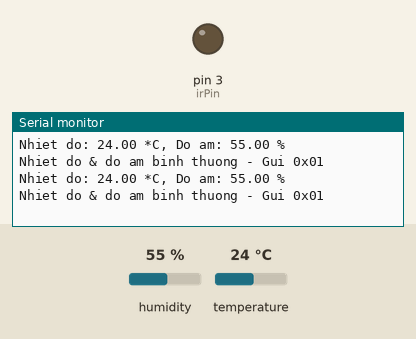
A sketch run on a simulated Arduino Uno, built with avr-gcc and run on an emulated ATmega328P. On the bench: output pins drawn as LEDs (lit = HIGH), the last lines printed to the serial monitor. Inputs (shaded band) come from the test bench; at power-on: humidity 55 %, temperature 24 °C.

Above: at 2.9 s.
3.0 s: humidity set to 79 %
At 5.4 s:
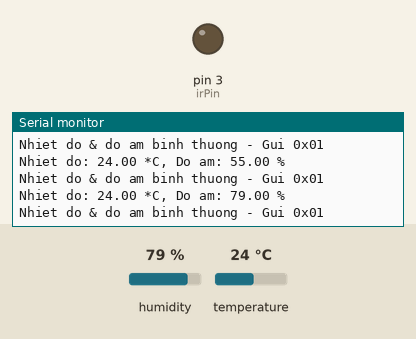
5.8 s: humidity set to 82 %
At 7.1 s:
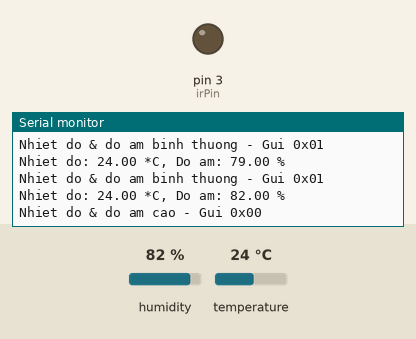
Timing chart, 0 to 8.8 s (numbered marks = the images above; inputs shaded):
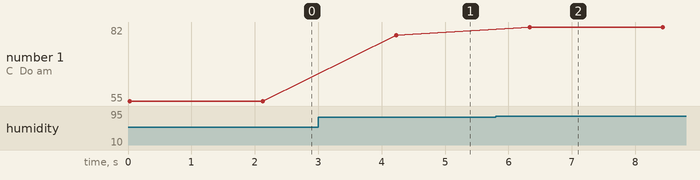

The sketch:

nhietdo_doam_gui.ino
```cpp
#include <IRremote.h>
#include <DHT.h>

#define DHTPIN 7       // Chân kết nối cảm biến DHT
#define DHTTYPE DHT11  // Loại cảm biến: DHT11 hoặc DHT22

DHT dht(DHTPIN, DHTTYPE);
IRsend irsend;

const int irPin = 3;  // Chân phát IR

void setup() {
  Serial.begin(9600);
  pinMode(irPin, OUTPUT);
  dht.begin();
}

void loop() {
  float temp = dht.readTemperature();   // Nhiệt độ (°C)
  float humi = dht.readHumidity();      // Độ ẩm (%)

  if (isnan(temp) || isnan(humi)) {
    Serial.println("Loi cam bien DHT!");
    delay(1000);
    return;
  }

  Serial.print("Nhiet do: ");
  Serial.print(temp);
  Serial.print(" *C, Do am: ");
  Serial.print(humi);
  Serial.println(" %");

  uint8_t command;

  if (temp > 40 || humi > 80) {
    command = 0x00;
    Serial.println("Nhiet do & do am cao - Gui 0x00");
  } else {
    command = 0x01;
    Serial.println("Nhiet do & do am binh thuong - Gui 0x01");
  }

  irsend.sendRC5(command, 12);  // Gửi IR với chuẩn RC5
  delay(2000);
}
```

Measured:
- the behaviour switches between 80 and 81 % on humidity (found by bisection; images 1 and 2)
- after the input at 3.0 s, the serial monitor: prints a new line after 1.2 s (image 1)
- after the input at 5.8 s, the serial monitor: prints a new line after 0.54 s (image 2)
- plotted number 1: 55 → 79 after the input at 3.0 s, 79 → 82 after the input at 5.8 s
